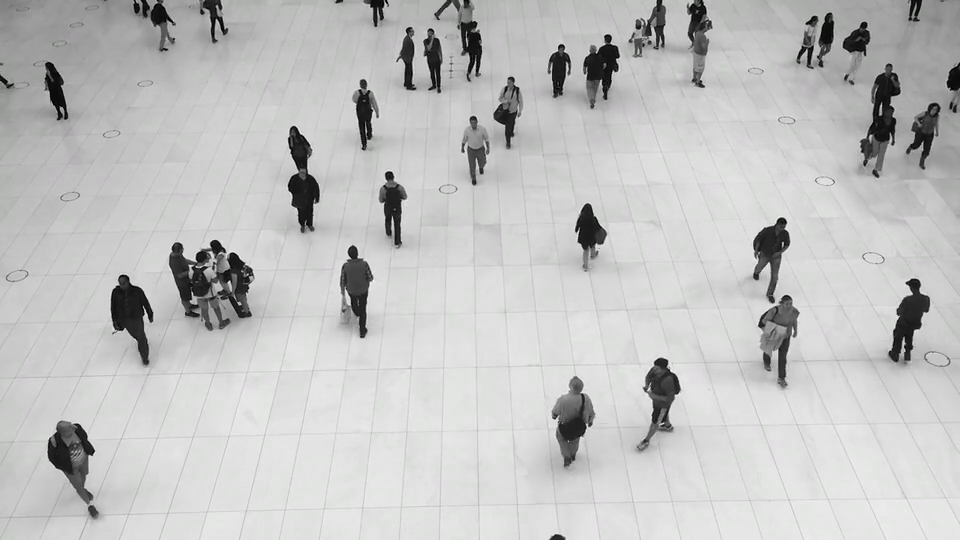
#> input picture frame 34 of single_object_tracking/people.mp4, 960 x 540 px
$ python haar.py
#> lines starting #> are read from the running program, lines starting #| are printed output that depends on the picture; after the words box and inside, x2 and y2 are one past the last pixel; in counts of white or black regions, pixels touching at a corner belong together
import numpy as np
import cv2
import time

# multiple cascades: https://github.com/Itseez/opencv/tree/master/data/haarcascades

# https://github.com/opencv/opencv/blob/master/data/haarcascades/haarcascade_fullbody.xml
body_cascade = cv2.CascadeClassifier(cv2.data.haarcascades + 'haarcascade_fullbody.xml')

cap = cv2.VideoCapture("people.mp4")

# used to record the time when we processed last frame
prev_frame_time = time.time()

# used to record the time at which we processed current frame
new_frame_time = 0

total_fps = 0
total_pros = 0
counter = 0

while 1:
    ret, frame = cap.read()
#> frame is the input picture: shape (540, 960, 3); mean B, G, R 193.4, 193.8, 193.5
    if ret == True:
        gray = cv2.cvtColor(frame, cv2.COLOR_BGR2GRAY)
        bodies = body_cascade.detectMultiScale(gray, 1.3, 5)
#> bodies = [[417, 28, 35, 70], [539, 35, 35, 70], [454, 111, 44, 89], [486, 72, 42, 84], [564, 190, 45, 90]]

        # Time of frame
        new_frame_time = time.time()
        processing_time = new_frame_time - prev_frame_time
        total_pros += processing_time
        counter += 1

        # FPS
        fps = 1 / (new_frame_time - prev_frame_time)
        total_fps += fps
        # converting the fps into integer
        fps = int(fps)

        prev_frame_time = new_frame_time

        for (x, y, w, h) in bodies:
          cv2.rectangle(frame, (x, y), (x + w, y + h), (255, 0, 0), 2)
          roi_gray = gray[y:y + h, x:x + w]
#> this loop made 5 passes
#> pass 1, `roi_gray = gray[y:y + h, x:x + w]`:
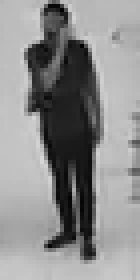
#> roi_gray: shape (70, 35) (shown 4 times larger); min 0, max 215, mean 141
#> pass 2, `roi_gray = gray[y:y + h, x:x + w]`:
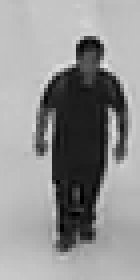
#> roi_gray: shape (70, 35) (shown 4 times larger); min 0, max 229, mean 145.1
#> pass 3, `roi_gray = gray[y:y + h, x:x + w]`:
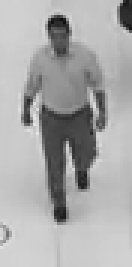
#> roi_gray: shape (89, 44) (shown 3 times larger); min 13, max 228, mean 169.3
#> after the loop:
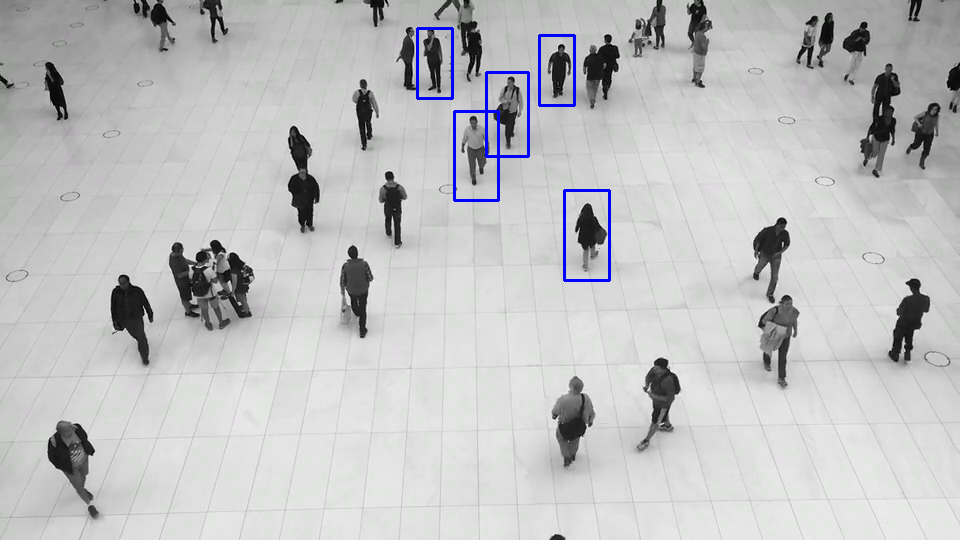
#> frame: shape (540, 960, 3); 0.69% of pixels changed, all inside (x1, y1, x2, y2) = (416, 27, 611, 282)
        roi_color = frame[y:y + h, x:x + w]
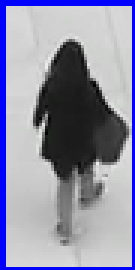
#> roi_color: shape (90, 45, 3) (shown 3 times larger); mean B, G, R 167.9, 143.2, 143.1

        cv2.imshow('Human Detection Haar', frame)
        k = cv2.waitKey(20) & 0xff
#> (key Esc is pressed here)
        if k == 27:
           break
    else:
        break

# Average time of frame
avg_pros = total_pros/counter
print("Average processing time per frame with Haar: {:.4f}".format(avg_pros))

# Average fps
avg_fps = total_fps/counter
print("Average fps with Haar: {:.0f}".format(avg_fps))

# Total time of video after haar
print("Time of video with Haar: {:.1f}".format(counter/avg_fps))

cap.release()
cv2.destroyAllWindows()

$ run again, starting later in the video
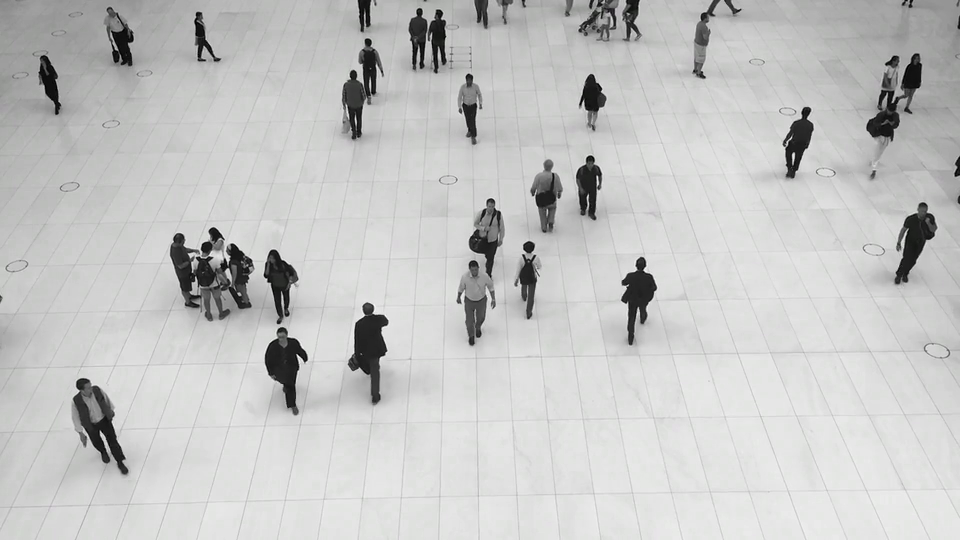
#> input picture frame 153 of single_object_tracking/people.mp4, 960 x 540 px
#> frame is the input picture: shape (540, 960, 3); mean B, G, R 196.3, 196.9, 196.5
#> bodies = [[574, 67, 34, 68], [331, 55, 47, 93], [566, 143, 43, 86]]
#> the loop `for (x, y, w, h) in bodies:` made 3 passes
#> after the loop `for (x, y, w, h) in bodies:`:
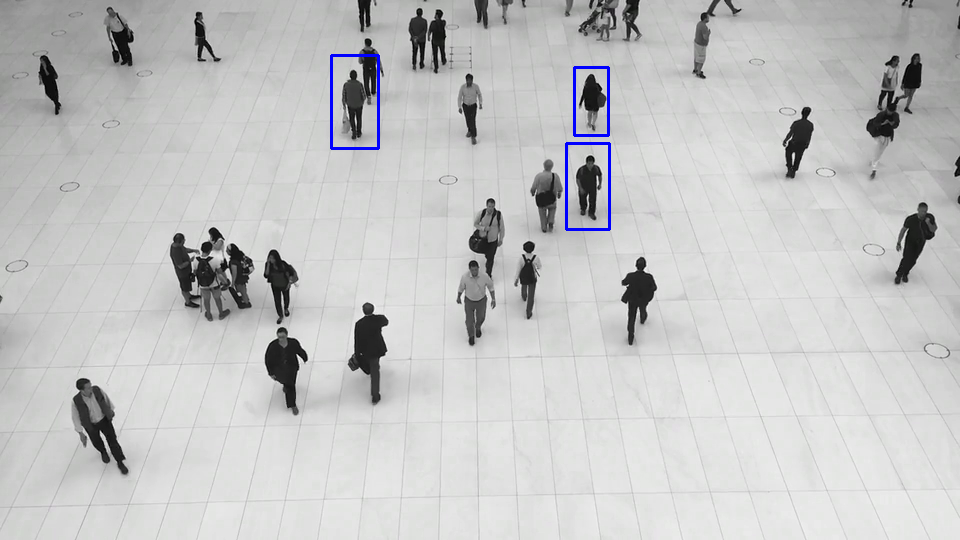
#> frame: shape (540, 960, 3); 0.43% of pixels changed, all inside (x1, y1, x2, y2) = (330, 54, 611, 231)
#> `roi_color = frame[y:y + h, x:x + w]`:
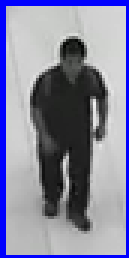
#> roi_color: shape (86, 43, 3) (shown 3 times larger); mean B, G, R 159.2, 133.6, 133.3

$ run again, starting later in the video
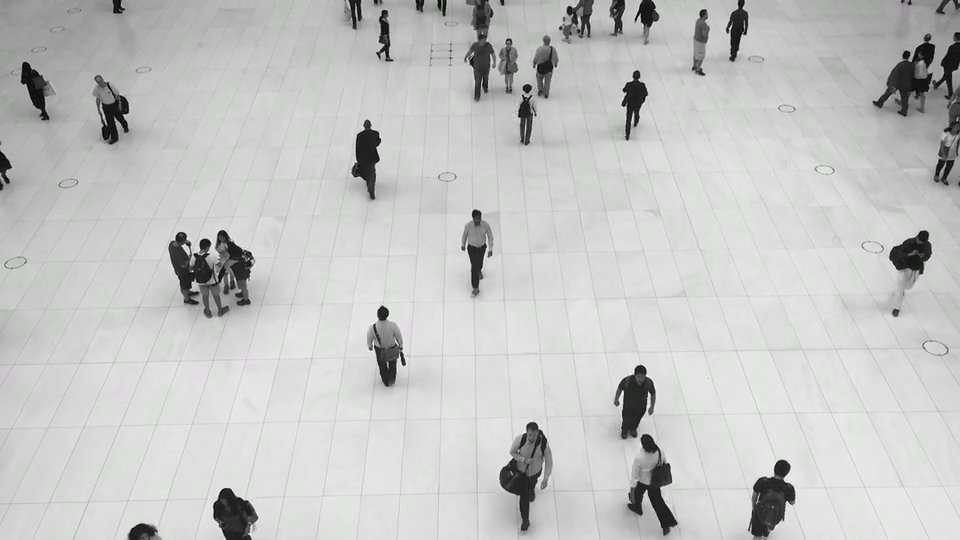
#> input picture frame 272 of single_object_tracking/people.mp4, 960 x 540 px
#> frame is the input picture: shape (540, 960, 3); mean B, G, R 196.9, 197.4, 197.1
#> bodies = [[491, 32, 34, 67], [611, 58, 42, 83], [504, 74, 40, 80]]
#> the loop `for (x, y, w, h) in bodies:` made 3 passes
#> after the loop `for (x, y, w, h) in bodies:`:
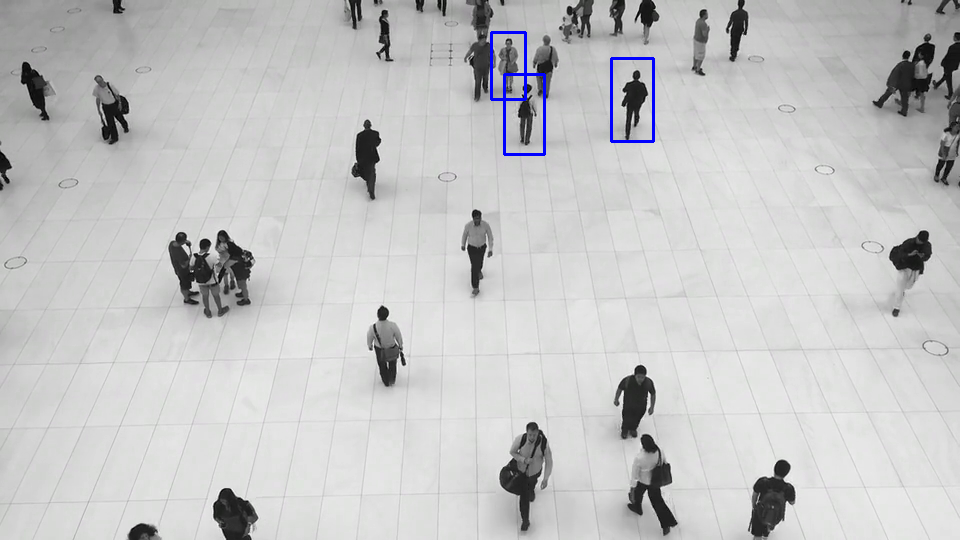
#> frame: shape (540, 960, 3); 0.39% of pixels changed, all inside (x1, y1, x2, y2) = (490, 31, 655, 156)
#> `roi_color = frame[y:y + h, x:x + w]`:
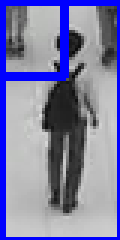
#> roi_color: shape (80, 40, 3) (shown 3 times larger); mean B, G, R 165.8, 127.8, 127.7
